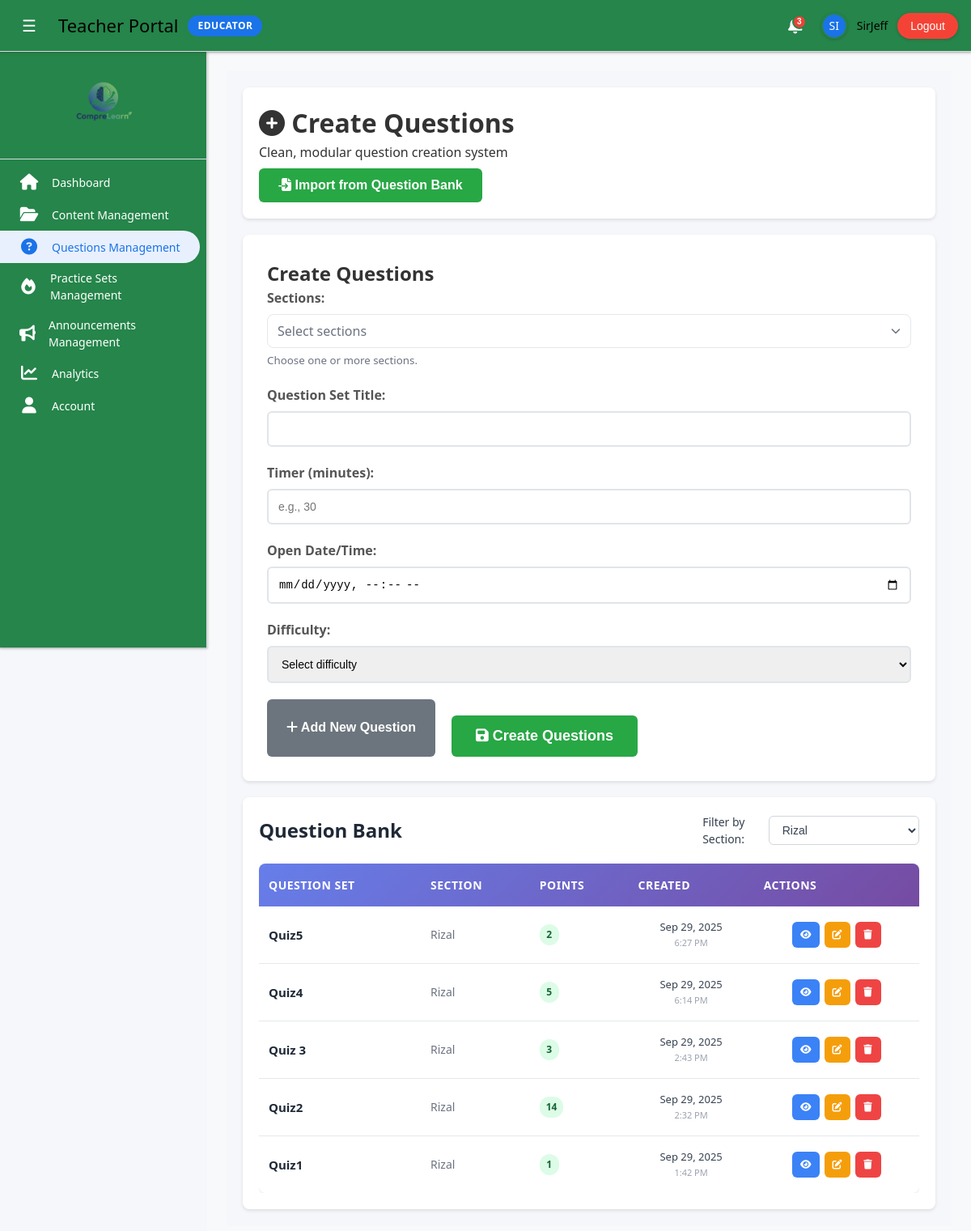
/Teacher/clean_question_creator.php (signed in), run on an earlier commit of the app's database.
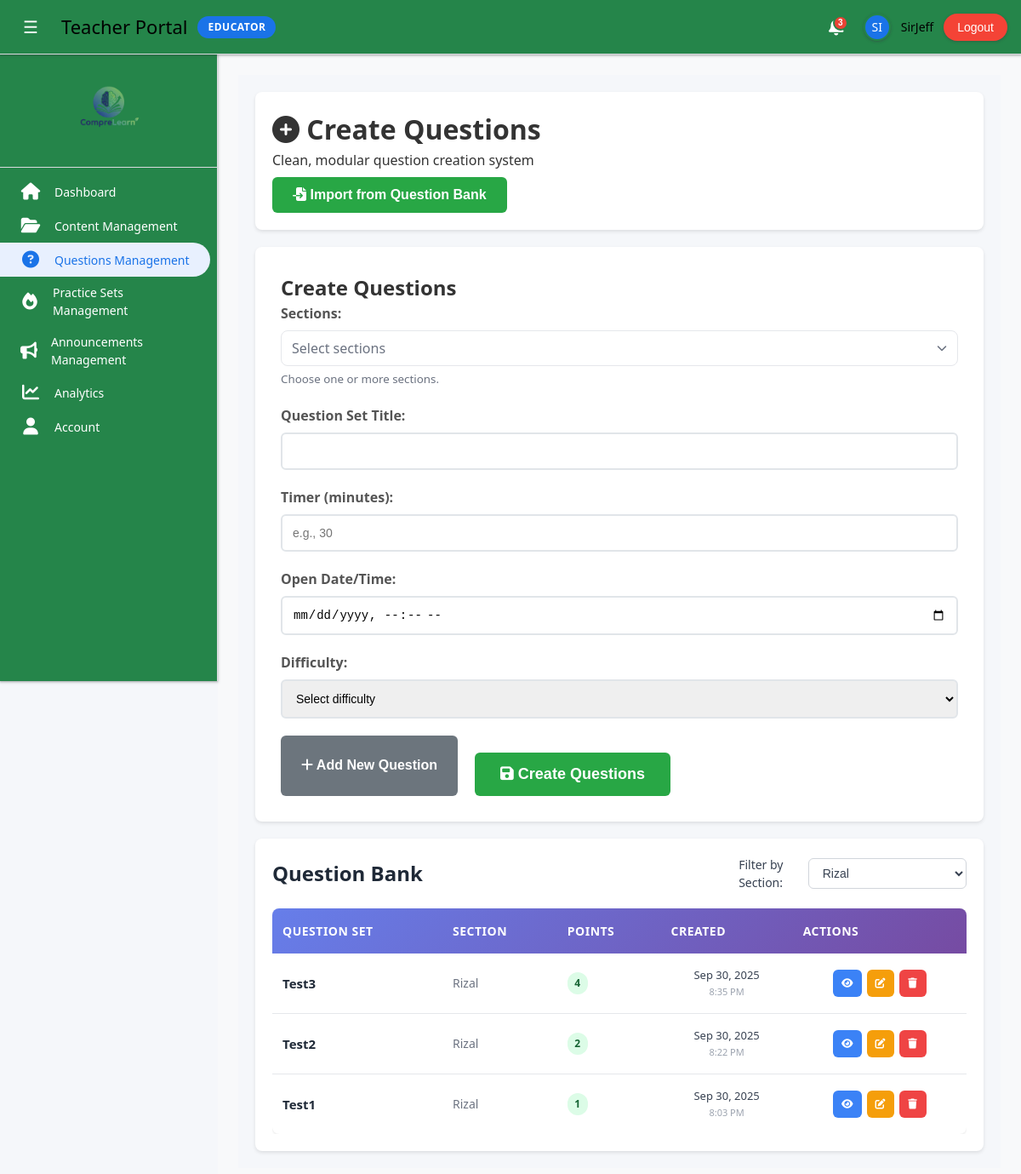
And on a later commit of the database.
### tables this page shows
CREATE TABLE `question_sets` (
  `id` int(11) NOT NULL,
  `teacher_id` int(11) NOT NULL,
  `section_id` int(11) NOT NULL,
  `set_title` varchar(255) NOT NULL,
  `description` text DEFAULT NULL,
  `created_at` timestamp NOT NULL DEFAULT current_timestamp(),
  `updated_at` timestamp NOT NULL DEFAULT current_timestamp() ON UPDATE current_timestamp(),
  `timer_minutes` int(11) DEFAULT 0,
  `open_at` datetime DEFAULT NULL,
  `difficulty` varchar(16) DEFAULT NULL
);

CREATE TABLE `sections` (
  `id` int(11) NOT NULL,
  `name` varchar(100) NOT NULL,
  `description` text DEFAULT NULL,
  `created_at` timestamp NOT NULL DEFAULT current_timestamp()
);

### Teacher/includes/teacher_init.php (called while the page is built, shortened)
<?php
$teacherId = (int)($_SESSION['teacher_id'] ?? 0);
$conn = new mysqli('localhost', 'root', '', 'compre_learn');
$conn->query("CREATE TABLE IF NOT EXISTS reading_materials (
    id INT AUTO_INCREMENT PRIMARY KEY,
    teacher_id INT NOT NULL,
    title VARCHAR(255) NOT NULL,
    content MEDIUMTEXT NOT NULL,
    theme_settings JSON NULL,
    created_at TIMESTAMP DEFAULT CURRENT_TIMESTAMP,
    updated_at TIMESTAMP DEFAULT CURRENT_TIMESTAMP ON UPDATE CURRENT_TIMESTAMP
) ENGINE=InnoDB DEFAULT CHARSET=utf8mb4");
$conn->query("CREATE TABLE IF NOT EXISTS assessments (
    id INT AUTO_INCREMENT PRIMARY KEY,
    teacher_id INT NOT NULL,
    title VARCHAR(255) NOT NULL,
    description TEXT NULL,
    theme_settings JSON NULL,
    created_at TIMESTAMP DEFAULT CURRENT_TIMESTAMP
) ENGINE=InnoDB DEFAULT CHARSET=utf8mb4");
$conn->query("CREATE TABLE IF NOT EXISTS assessment_questions (
    id INT AUTO_INCREMENT PRIMARY KEY,
    assessment_id INT NOT NULL,
    question_type ENUM('multiple_choice','matching','essay') NOT NULL,
    question_text TEXT NOT NULL,
    options_json JSON NULL,
    answer TEXT NULL,
    created_at TIMESTAMP DEFAULT CURRENT_TIMESTAMP
) ENGINE=InnoDB DEFAULT CHARSET=utf8mb4");
$conn->query("CREATE TABLE IF NOT EXISTS assessment_assignments (
    id INT AUTO_INCREMENT PRIMARY KEY,
    assessment_id INT NOT NULL,
    section_id INT NULL,
    student_id INT NULL,
    created_at TIMESTAMP DEFAULT CURRENT_TIMESTAMP
) ENGINE=InnoDB DEFAULT CHARSET=utf8mb4");
$conn->query("CREATE TABLE IF NOT EXISTS announcements (
    id INT AUTO_INCREMENT PRIMARY KEY,
    teacher_id INT NOT NULL,
    title VARCHAR(255) NOT NULL,
    content TEXT NULL,
    created_at TIMESTAMP DEFAULT CURRENT_TIMESTAMP
) ENGINE=InnoDB DEFAULT CHARSET=utf8mb4");
function getTeacherSections($conn, $teacherId) {
    $sections = [];
    if ($teacherId > 0) {
        $stmt = $conn->prepare("
            SELECT s.id, s.name as section_name
            FROM sections s
            INNER JOIN teacher_sections ts ON s.id = ts.section_id
            WHERE ts.teacher_id = ?
            ORDER BY s.name
        ");
        if ($stmt) {
            $stmt->bind_param('i', $teacherId);
            $stmt->execute();
            $result = $stmt->get_result();
            while ($row = $result->fetch_assoc()) {
                $sections[] = $row;
            }
        }
    }
    return $sections;
}
$teacherSections = getTeacherSections($conn, $teacherId);
?>

### Teacher/includes/QuestionHandler.php (called while the page is built, shortened)
<?php
class QuestionHandler {
    private $conn;
    public function __construct($databaseConnection) {
        $this->conn = $databaseConnection;
    }
    public function getQuestionSets($teacherId, $sectionId = null) {
        try {
            if ($sectionId) {
                $stmt = $this->conn->prepare("
                    SELECT qs.*, s.name as section_name,
                           (SELECT COUNT(*) FROM mcq_questions WHERE set_id = qs.id) +
                           (SELECT COUNT(*) FROM matching_questions WHERE set_id = qs.id) +
                           (SELECT COUNT(*) FROM essay_questions WHERE set_id = qs.id) as question_count,
                           (SELECT COALESCE(SUM(points), 0) FROM mcq_questions WHERE set_id = qs.id) +
                           (SELECT COALESCE(SUM(points), 0) FROM matching_questions WHERE set_id = qs.id) +
                           (SELECT COALESCE(SUM(points), 0) FROM essay_questions WHERE set_id = qs.id) as total_points
                    FROM question_sets qs
                    LEFT JOIN sections s ON qs.section_id = s.id
                    WHERE qs.teacher_id = ? AND qs.section_id = ?
                    ORDER BY qs.created_at DESC
                ");
                $stmt->bind_param('ii', $teacherId, $sectionId);
            }
            $stmt->execute();
            $result = $stmt->get_result();
            $sets = [];
            while ($row = $result->fetch_assoc()) {
                $sets[] = $row;
            }
            return $sets;
        } catch (Exception $e) {
            return [];
        }
    }
}
?>

### Teacher/clean_question_creator.php (the view, shortened to what the rows shown need)
<?php
require_once 'includes/teacher_init.php';
require_once 'includes/QuestionHandler.php';
try {
    $questionHandler = new QuestionHandler($conn);
} catch (Exception $e) {
    error_log('Failed to create QuestionHandler: ' . $e->getMessage());
    die('Failed to initialize question handler');
}
$questionSets = [];
foreach ($teacherSections as $section) {
    $sets = $questionHandler->getQuestionSets($_SESSION['teacher_id'], $section['id']);
    foreach ($sets as $set) {
        $set['section_name'] = $section['section_name'] ?: $section['name'];
        $questionSets[] = $set;
    }
}
require_once 'includes/teacher_layout.php';
?>
</head>
<body>
    <div class="main-content">
            <div class="content-header">
            <div style="display:flex; align-items:center; justify-content:space-between; gap:12px;">
                <h1 id="pageTitle"><i class="fas fa-plus-circle"></i> Create Questions</h1>
            </div>
        </div>
        <div class="question-form">
            <h2 id="formTitleHeading">Create Questions</h2>
        </div>
        <div class="question-sets">
            <div class="question-bank-header">
                <h2>Question Bank</h2>
            </div>
            <div class="table-container">
                <table class="question-bank-table">
                    <thead>
                        <tr>
                            <th>Question Set</th>
                            <th>Section</th>
                            <th>Points</th>
                            <th>Created</th>
                            <th>Actions</th>
                        </tr>
                    </thead>
                    <tbody>
                        <?php foreach ($questionSets as $set): ?>
                        <tr>
                            <td class="set-title">
                                <strong><?php echo htmlspecialchars($set['set_title']); ?></strong>
                            </td>
                            <td class="section-name">
                                <?php echo htmlspecialchars($set['section_name']); ?>
                            </td>
                            <td class="total-points">
                                <span class="points-badge"><?php echo $set['total_points']; ?></span>
                            </td>
                            <td class="created-date">
                                <span class="date-text">
                                    <?php echo date('M j, Y', strtotime($set['created_at'])); ?>
                                </span>
                                <small class="time-text">
                                    <?php echo date('g:i A', strtotime($set['created_at'])); ?>
                                </small>
                            </td>
                            <td class="actions">
                                <div class="action-buttons">
                                    <button type="button" class="btn btn-view" onclick="viewQuestions('<?php echo $set['id']; ?>', '<?php echo htmlspecialchars($set['set_title']); ?>')" title="View Questions">
                                        <i class="fas fa-eye"></i>
                                    </button>
                                    <button type="button" class="btn btn-edit" onclick="editSet(<?php echo $set['id']; ?>)" title="Edit Set">
                                        <i class="fas fa-edit"></i>
                                    </button>
                                    <button type="button" class="btn btn-delete" onclick="deleteSet(<?php echo $set['id']; ?>)" title="Delete Set">
                                        <i class="fas fa-trash"></i>
                                    </button>
                                </div>
                            </td>
                        </tr>
                        <?php endforeach; ?>
                    </tbody>
                </table>
            </div>
        </div>
    </div>
    </div>
</body>
</html>

What changed in the data, as far as the page shows it:
removed question_sets: set_title "Quiz5", section.name "Rizal", total_points "2", created_at "Sep 29, 2025", created_at "6:27 PM"
removed question_sets: set_title "Quiz4", section.name "Rizal", total_points "5", created_at "Sep 29, 2025", created_at "6:14 PM"
removed question_sets: set_title "Quiz 3", section.name "Rizal", total_points "3", created_at "Sep 29, 2025", created_at "2:43 PM"
removed question_sets: set_title "Quiz2", section.name "Rizal", total_points "14", created_at "Sep 29, 2025", created_at "2:32 PM"
removed question_sets: set_title "Quiz1", section.name "Rizal", total_points "1", created_at "Sep 29, 2025", created_at "1:42 PM"
added question_sets: set_title "Test3", section.name "Rizal", total_points "4", created_at "Sep 30, 2025", created_at "8:35 PM"
added question_sets: set_title "Test2", section.name "Rizal", total_points "2", created_at "Sep 30, 2025", created_at "8:22 PM"
added question_sets: set_title "Test1", section.name "Rizal", total_points "1", created_at "Sep 30, 2025", created_at "8:03 PM"
